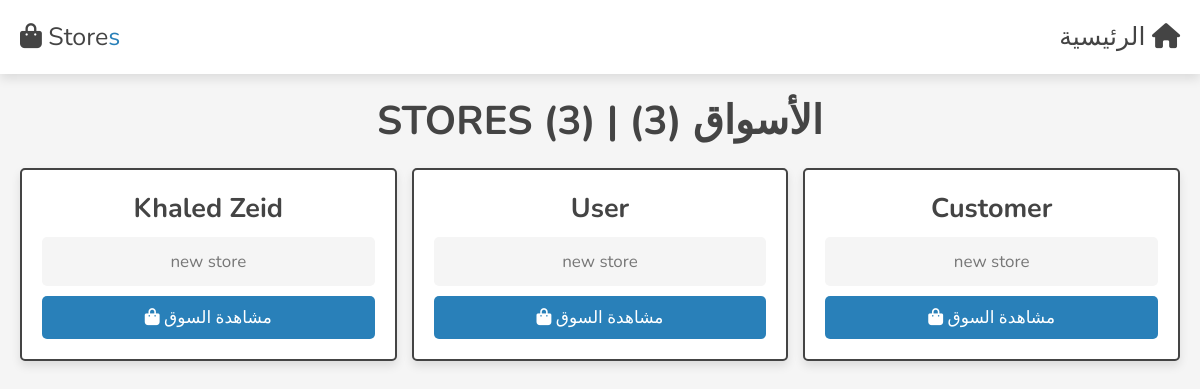
The page /admin/stores.php (signed in) on the database as committed earlier.
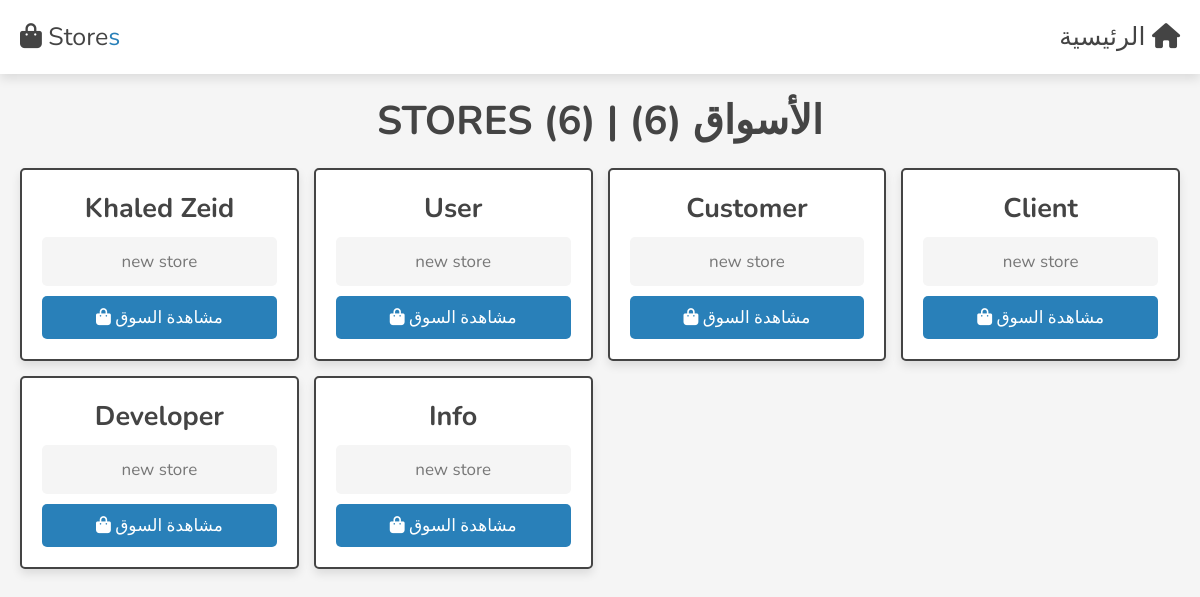
The same page on the database as committed later.
### tables this page shows
CREATE TABLE `store` (
  `id` int(11) NOT NULL,
  `title` varchar(255) NOT NULL,
  `subtitle` text NOT NULL,
  `status` int(11) NOT NULL,
  `image` varchar(255) DEFAULT NULL,
  `background` varchar(255) DEFAULT NULL,
  `created_by` int(11) NOT NULL,
  `created_at` datetime NOT NULL DEFAULT current_timestamp()
);

### admin/stores.php (the view, shortened to what this page needs)
<?php
include '../components/connect.php';
?>
<!DOCTYPE html>
<html lang="en">
<head>
   <link rel="stylesheet" href="https://cdnjs.cloudflare.com/ajax/libs/font-awesome/6.1.1/css/all.min.css">
   <link rel="stylesheet" href="../css/admin_style.css">
</head>
<body>
<?php include '../components/admin_header.php'; ?>
<section class="dashboard">
   <h1 class="heading">
        stores
        <?php
            $select_messages = $conn->prepare("SELECT * FROM `store`");
            $select_messages->execute();
            $number_of_messages = $select_messages->rowCount()
        ?>
        <?= '('. $number_of_messages .')'; ?>
       |
       الأسواق
       <?php
            $select_messages = $conn->prepare("SELECT * FROM `store`");
            $select_messages->execute();
            $number_of_messages = $select_messages->rowCount()
        ?>
        <?= '('. $number_of_messages .')'; ?>
   </h1>
   <div class="box-container">
    <?php
    $select_messages = $conn->prepare("SELECT * FROM `store`");
    $select_messages->execute();
    $number_of_messages = $select_messages->rowCount();
    if($number_of_messages > 0){
        while($fetch_product = $select_messages->fetch(PDO::FETCH_ASSOC)) { ?>
            <div class="box">
                <h3><?= $fetch_product['title'] ?></h3>
                <p>new store</p>
                <a href="../store/store.php?user_id=<?php echo $fetch_product['id'] ?>" class="btn"><i class="fa fa-shopping-bag" aria-hidden="true"></i> مشاهدة السوق </a>
            </div>
        <?php }
    }
    ?>
   </div>
</section>
</body>
</html>

Rows that differ between the two databases and show on the page:
added store: title "Client"
added store: title "Developer"
added store: title "Info"
Other text that changed with them:
$number_of_messages: "3" → "6"
